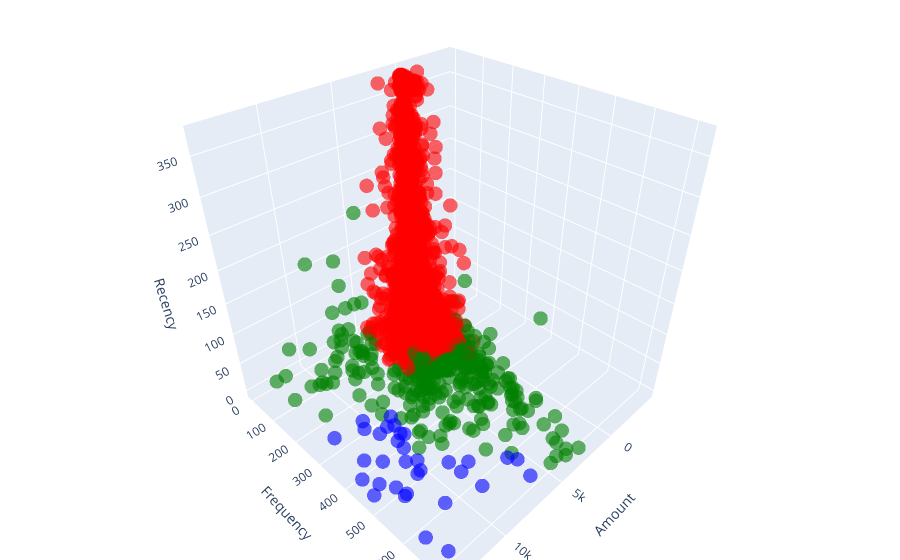

Notebook source saved alongside this figure:
### Code cell
plt.figure(figsize=(15, 8))  # Adjust the figure size here


import plotly.graph_objs as go

# Create a 3D scatter plot using Plotly
scatter_3d = go.Scatter3d(
    x=rfm['Amount'],
    y=rfm['Frequency'],
    z=rfm['Recency'],
    mode='markers',
    marker=dict(
        size=5,
        color=[colors[i] for i in rfm['Cluster_Labels']],
        opacity=0.6
    ),
    text=rfm['Cluster_Labels'],
    hoverinfo='text'
)

layout_3d = go.Layout(
    margin=dict(l=0, r=0, b=0, t=0),
    scene=dict(
        xaxis=dict(title='Amount'),
        yaxis=dict(title='Frequency'),
        zaxis=dict(title='Recency'),
    )
)

fig_3d = go.Figure(data=[scatter_3d], layout=layout_3d)

# Set up interactive 3D controls
fig_3d.update_layout(scene=dict(camera=dict(eye=dict(x=1.2, y=1.2, z=1.2))))

# Show the interactive 3D scatter plot
fig_3d.show()

### Figure 1 — Plotly figure (JSON) as saved in the notebook; plotly's stock layout.template omitted (floating-point values rounded to 4 significant figures; data arrays with more than 128 entries replaced by an {"elided": "..."} marker saying what was removed)
{"data": [{"hoverinfo": "text", "marker": {"color": {"elided": "4293 str values"}, "opacity": 0.6, "size": 5}, "mode": "markers", "text": {"elided": "4293 int values"}, "type": "scatter3d", "x": {"elided": "4293 float values"}, "y": {"elided": "4293 int values"}, "z": {"elided": "4293 int values"}}], "layout": {"margin": {"b": 0, "l": 0, "r": 0, "t": 0}, "scene": {"camera": {"eye": {"x": 1.2, "y": 1.2, "z": 1.2}}, "xaxis": {"title": {"text": "Amount"}}, "yaxis": {"title": {"text": "Frequency"}}, "zaxis": {"title": {"text": "Recency"}}}}}
